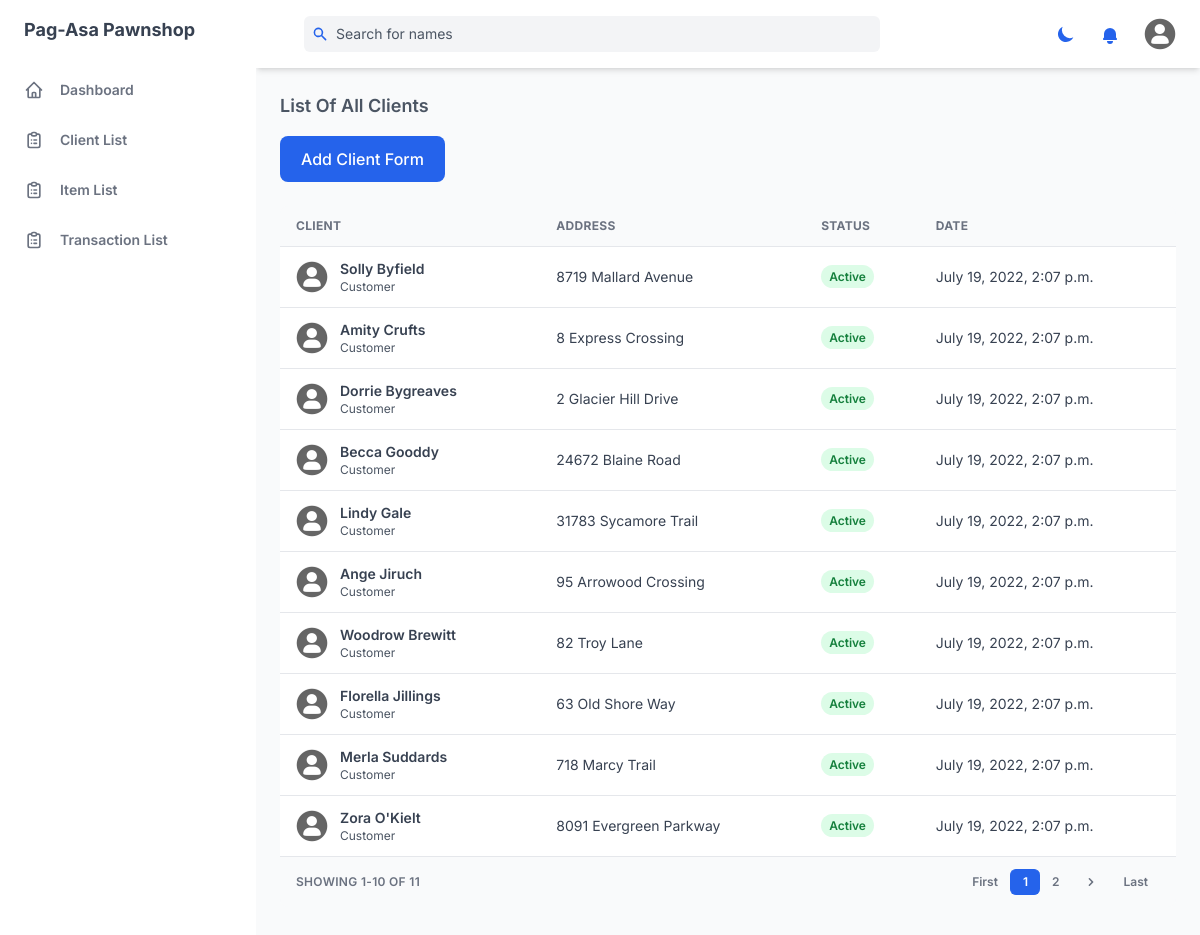
Screenshot of /client/list/ (signed in) with the database file from the repository.
### management_system/models.py (models this page shows, shortened)
class Client(models.Model):
    CLIENT_STATUS =  [
    ('active', 'Active'),
    ('inactive', 'Inactive'),
    ]
    first_name = models.CharField(max_length=255)
    last_name = models.CharField(max_length=255)
    middle_name = models.CharField(max_length=255, null=True, blank=True)
    address = models.TextField(max_length=500)
    contact_number = models.IntegerField()
    email_address = models.CharField(max_length=255, blank=True, null=True)
    status = models.CharField(max_length=10, choices=CLIENT_STATUS, default='active')
    created = models.DateTimeField(auto_now_add=True)
    updated = models.DateTimeField(auto_now=True)

### management_system/views.py (the view)
class ClientListView(LoginRequiredMixin, ListView):
    model = Client
    template_name = "client_list_full.html"
    paginate_by = 10
    context_object_name = 'clients'
    ordering = ['-created']

### templates/client_list_full.html
{% extends 'base.html' %}
{% block content %}
    {% include 'components/client_list.html' %}
{% endblock%}

### templates/components/client_list.html (shortened to what this page needs)
{% load static %}
{% load mathfilters %}
<div id="content" class="mt-6">
  <h4 class="mb-4 text-lg font-semibold text-gray-600 dark:text-gray-300">
    List Of All Clients
  </h4>
  <div class="mb-6">
    <a href="{% url 'client_form' %}" hx-boost="true" hx-indicator="#my-indicator">
      <button
        class="px-5 py-3 font-medium leading-5 text-white transition-colors duration-150 bg-blue-600 border border-transparent rounded-lg active:bg-blue-600 hover:bg-blue-700 focus:outline-none focus:shadow-outline-blue"
      >
        Add Client Form
      </button>
    </a>
  </div>
  <div class="w-full overflow-hidden rounded-lg shadow-xs">
    <div class="w-full overflow-x-auto">
      <table class="w-full whitespace-no-wrap">
        <thead>
          <tr
            class="text-xs font-semibold tracking-wide text-left text-gray-500 uppercase border-b dark:border-gray-700 bg-gray-50 dark:text-gray-400 dark:bg-gray-800"
          >
            <th class="px-4 py-3">Client</th>
            <th class="px-4 py-3">Address</th>
            <th class="px-4 py-3">Status</th>
            <th class="px-4 py-3">Date</th>
          </tr>
        </thead>
        <tbody class="bg-white divide-y dark:divide-gray-700 dark:bg-gray-800">
          {% for client in clients %}
          <tr class="text-gray-700 dark:text-gray-400">
            <td class="px-4 py-3">
              <div class="flex items-center text-sm">
                <div class="relative hidden w-8 h-8 mr-3 rounded-full md:block">
                  <img
                    class="object-cover w-full h-full rounded-full"
                    src="{% static 'assets/img/default.png' %}"
                    alt=""
                    loading="lazy"
                  />
                  <div
                    class="absolute inset-0 rounded-full shadow-inner"
                    aria-hidden="true"
                  ></div>
                </div>
                <div>
                  <a hx-boost="true" href="{% url 'client_detail' client.pk %}" hx-indicator="#my-indicator">
                    <p class="font-semibold">
                      {{client.first_name|title}} {{client.last_name|title}}
                    </p>
                  </a>
                  <p class="text-xs text-gray-600 dark:text-gray-400">
                    Customer
                  </p>
                </div>
              </div>
            </td>
            <td class="px-4 py-3 text-sm">{{ client.address|title }}</td>
            <td class="px-4 py-3 text-xs">
              <span
                class="px-2 py-1 font-semibold leading-tight bg-green-100 rounded-full dark:text-green-100 {% if client.status == 'active'%}text-green-700 dark:bg-green-700{% else %}text-red-600 dark:bg-red-600{% endif %}"
              >
               {{client.status|title}}
              </span>
            </td>
            <td class="px-4 py-3 text-sm">{{ client.created }}</td>
          </tr>
          {% endfor %}
        </tbody>
      </table>
    </div>
    <div
      class="grid px-4 py-3 text-xs font-semibold tracking-wide text-gray-500 uppercase border-t dark:border-gray-700 bg-gray-50 sm:grid-cols-9 dark:text-gray-400 dark:bg-gray-800"
    >
      <span class="flex items-center col-span-3">
        Showing {% if page_obj.number > 1%}{{page_obj.number|sub:1}}{% endif %}1-{% if page_obj.number == page_obj.paginator.num_pages%}{{page_obj.paginator.count}}{%else%}{{page_obj.number|mul:10}}{%endif%} of {{page_obj.paginator.count}}
      </span>
      <span class="col-span-2"></span>
      <span class="flex col-span-4 mt-2 sm:mt-auto sm:justify-end">
        <nav aria-label="Table navigation">
          <ul class="inline-flex items-center">
              <a href="?page=1" hx-boost="true">
              <li>
                <button
                class="px-3 py-1 rounded-md rounded-l-lg focus:outline-none focus:shadow-outline-blue"
                aria-label="Previous"
                >
                First
                </button>
              </li>
            </a>
            {% for num in page_obj.paginator.page_range %}
            {% if page_obj.number == num %}
            <li>
              <a href="?page={{ num }}">
                <button
                  class="px-3 py-1 text-white transition-colors duration-150 bg-blue-600 border border-r-0 border-blue-600 rounded-md focus:outline-none focus:shadow-outline-blue"
                >
                  {{ num }}
                </button>
              </a>
            </li>
            {% elif num > page_obj.number|add:'-3' and num < page_obj.number|add:'3' %}
            <li>
              <a href="?page={{ num }}" hx-boost="true">
                <button
                  class="px-3 py-1 rounded-md focus:outline-none focus:shadow-outline-blue"
                >
                  {{ num }}
                </button>
              </a>
            </li>
            {% endif %}
            {% endfor %}
            {% if page_obj.has_next %}
            <li>
              <a hx-boost="true" href="?page={{ page_obj.next_page_number }}">
                <button
                  class="px-3 py-1 rounded-md rounded-r-lg focus:outline-none focus:shadow-outline-blue"
                  aria-label="Next"
                >
                  <svg
                    class="w-4 h-4 fill-current"
                    aria-hidden="true"
                    viewBox="0 0 20 20"
                  >
                    <path
                      d="M7.293 14.707a1 1 0 010-1.414L10.586 10 7.293 6.707a1 1 0 011.414-1.414l4 4a1 1 0 010 1.414l-4 4a1 1 0 01-1.414 0z"
                      clip-rule="evenodd"
                      fill-rule="evenodd"
                    ></path>
                  </svg>
                </button>
              </a>
            </li>
            {% endif %}
          <li>
            <a href="?page={{page_obj.paginator.num_pages}}" hx-boost="true">
              <button
              class="px-3 py-1 rounded-md rounded-l-lg focus:outline-none focus:shadow-outline-blue"
              aria-label="Previous"
              >
              Last
              </button>
            </a>
          </li>
          </ul>
        </nav>
      </span>
    </div>
  </div>
</div>

### static/css/print.css (style rules this page uses)
a:link { text-decoration: none; }

### rows the page displays
Client: first_name "Solly", last_name "Byfield", address "8719 Mallard Avenue", status "Active", created "July 19, 2022, 2:07 p.m."
Client: first_name "Amity", last_name "Crufts", address "8 Express Crossing", status "Active", created "July 19, 2022, 2:07 p.m."
Client: first_name "Dorrie", last_name "Bygreaves", address "2 Glacier Hill Drive", status "Active", created "July 19, 2022, 2:07 p.m."
Client: first_name "Becca", last_name "Gooddy", address "24672 Blaine Road", status "Active", created "July 19, 2022, 2:07 p.m."
Client: first_name "Lindy", last_name "Gale", address "31783 Sycamore Trail", status "Active", created "July 19, 2022, 2:07 p.m."
Client: first_name "Ange", last_name "Jiruch", address "95 Arrowood Crossing", status "Active", created "July 19, 2022, 2:07 p.m."
Client: first_name "Woodrow", last_name "Brewitt", address "82 Troy Lane", status "Active", created "July 19, 2022, 2:07 p.m."
Client: first_name "Florella", last_name "Jillings", address "63 Old Shore Way", status "Active", created "July 19, 2022, 2:07 p.m."
Client: first_name "Merla", last_name "Suddards", address "718 Marcy Trail", status "Active", created "July 19, 2022, 2:07 p.m."
Client: first_name "Zora", last_name "O'Kielt", address "8091 Evergreen Parkway", status "Active", created "July 19, 2022, 2:07 p.m."

### other values shown
{{ page_obj.number|mul:10 }} "10"
{{ page_obj.paginator.count }} "11"
{{ num }} "1"
{{ num }} "2"
